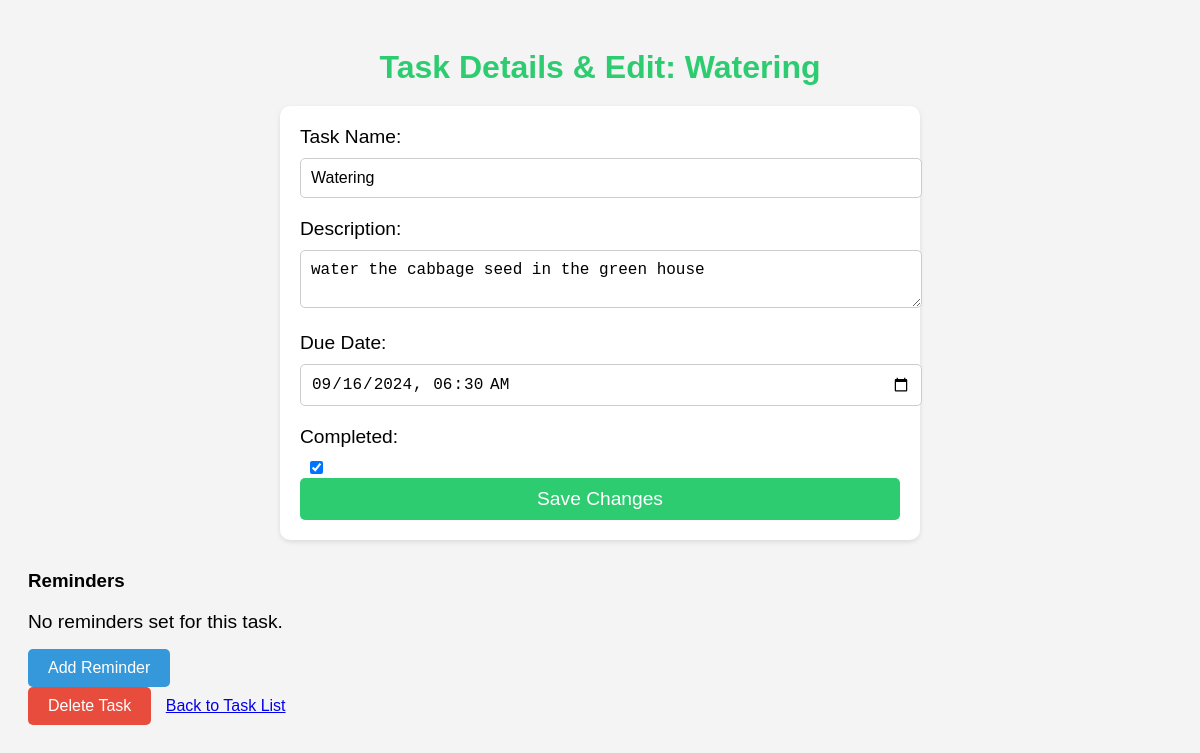
/planner/1/, run on the app's committed database.
### planner/models.py (models this page shows, shortened)
class Task(models.Model):
    name = models.CharField(max_length=100)  # Task name (e.g., "Water the roses")
    description = models.TextField(blank=True)  # Optional task description
    due_date = models.DateTimeField()  # Date and time the task is due
    completed = models.BooleanField(default=False)  # Field to track if the task is completed

### planner/views.py (the view, shortened to what this page needs)
# urls.py: path('<int:task_id>/', views.task_detail_edit, name='task_detail_edit'),  # URL for viewing task details
def task_detail_edit(request, task_id):
    task = get_object_or_404(Task, id=task_id)  # Fetch task by ID
    reminders = task.reminders.all()  # Fetch all reminders for the task
    return render(request, 'planner/task_detail_edit.html', {
        'task': task,
        'reminders': reminders
    })

### planner/templates/planner/task_detail_edit.html (shortened to what this page needs)
{% load static %}
<!DOCTYPE html>
<html lang="en">
<head>
    <link rel="stylesheet" href="{% static 'planner/css/task_detail_edit.css' %}">
</head>
<body>
    <h1>Task Details & Edit: {{ task.name }}</h1>
    <form method="POST">
        <label for="name">Task Name:</label>
        <input type="text" name="name" value="{{ task.name }}" required>
        <label for="description">Description:</label>
        <textarea name="description">{{ task.description }}</textarea>
        <label for="due_date">Due Date:</label>
        <input type="datetime-local" name="due_date" value="{{ task.due_date|date:'Y-m-d\TH:i' }}" required>
        <label for="completed">Completed:</label>
        <input type="checkbox" name="completed" {% if task.completed %}checked{% endif %}>
        <button type="submit">Save Changes</button>
    </form>
    <div class="reminders-section">
        <h3>Reminders</h3>
        <ul>
            {% for reminder in reminders %}
                <li>{{ reminder.remind_at|date:"M d, Y H:i" }} - Reminder for task</li>
            {% empty %}
                <li>No reminders set for this task.</li>
            {% endfor %}
        </ul>
        <a href="{% url 'add_reminder' task.id %}" class="btn-add-reminder">Add Reminder</a>
    </div>
    <a href="{% url 'task_delete' task.id %}" class="btn-delete">Delete Task</a>
    <a href="{% url 'task_list' %}">Back to Task List</a>
</body>
</html>

### planner/static/planner/css/task_detail_edit.css (style rules this page uses)
body { font-family: Arial, sans-serif; background-color: #f4f4f4; padding: 20px; }
h1 { text-align: center; color: #2ecc71; margin-bottom: 20px; }
form { max-width: 600px; margin: 0 auto; padding: 20px; background-color: white; border-radius: 10px; box-shadow: 0 2px 5px rgba(0, 0, 0, 0.1); }
label { display: block; margin-bottom: 10px; font-size: 1.2rem; }
input[type="text"], input[type="datetime-local"], textarea { width: 100%; padding: 10px; margin-bottom: 20px; border-radius: 5px; border: 1px solid #ccc; font-size: 1rem; }
input[type="checkbox"] { margin-left: 10px; }
button { width: 100%; padding: 10px; background-color: #2ecc71; color: white; border: none; border-radius: 5px; font-size: 1.2rem; cursor: pointer; }
.reminders-section { margin-top: 30px; }
ul { list-style-type: none; padding: 0; }
ul li { font-size: 1.2rem; margin-bottom: 5px; }
.btn-add-reminder, .btn-delete { display: inline-block; padding: 10px 20px; background-color: #3498db; color: white; text-decoration: none; border-radius: 5px; margin-right: 10px; }
.btn-delete { background-color: #e74c3c; }

### data on the page
Task: name "Watering", description "water the cabbage seed in the green house", due_date "09/16/2024 06:30", completed "☑"
